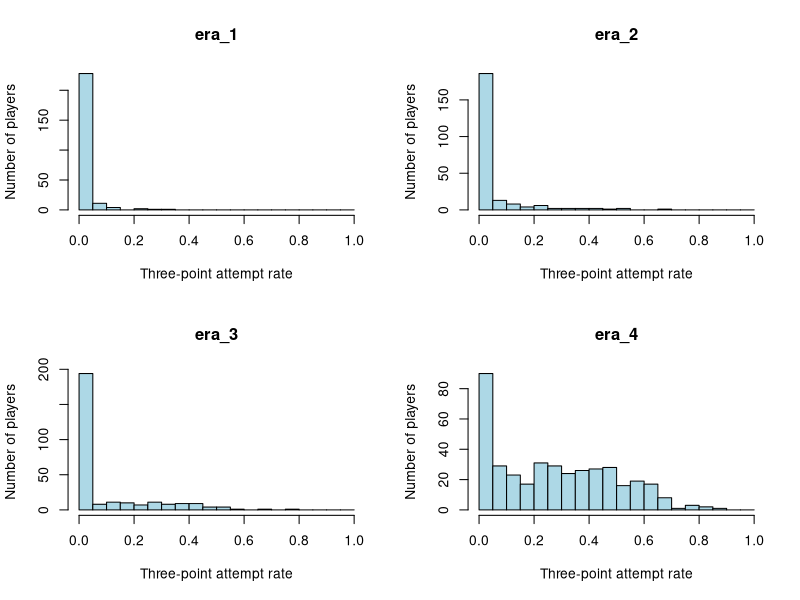

Here is the R script that generated this plot:
# Question 1: Compare big-man three-point attempt rates across eras

# Load the prepared player-level data
big_men_analysis = read.csv(
  "Data/big_men_analysis.csv",
  stringsAsFactors = FALSE
)

# Restore era as a categorical variable in chronological order
big_men_analysis$assigned_era = factor(
  big_men_analysis$assigned_era,
  levels = c("era_1", "era_2", "era_3", "era_4")
)

# Verify the imported data
dim(big_men_analysis)
table(big_men_analysis$assigned_era)
anyDuplicated(big_men_analysis$player_id)


# Separate player rates into four era groups
rates_by_era = split(
  big_men_analysis$three_point_attempt_rate,
  big_men_analysis$assigned_era
)

# Display four histograms in a 2-by-2 layout
old_par = par(mfrow = c(2, 2))

for (era_name in names(rates_by_era)) {
  hist(
    rates_by_era[[era_name]],
    breaks = seq(0, 1, by = 0.05),
    main = era_name,
    xlab = "Three-point attempt rate",
    ylab = "Number of players",
    col = "lightblue",
    xlim = c(0, 1)
  )
}

# Restore the previous plotting settings
par(old_par)


# Set the significance level
alpha = 0.05

# Formally test normality within each era
for (era_name in names(rates_by_era)) {
  cat("\nNormality test for", era_name, "\n")

  print(
    shapiro.test(rates_by_era[[era_name]])
  )
}


# Ordinary one-factor ANOVA
# Caution: normality was rejected in all four eras;
# equal population variances have not been established.

anova_model = aov(
  three_point_attempt_rate ~ assigned_era,
  data = big_men_analysis
)

# Display the ANOVA table
summary(anova_model)

# Mean three-point attempt rate in each era
sapply(rates_by_era, mean)

# Standard deviation within each era
sapply(rates_by_era, sd)


# Welch's ANOVA: allows unequal population variances
# Normality concerns and independence limitations still apply
welch_result = oneway.test(
  three_point_attempt_rate ~ assigned_era,
  data = big_men_analysis,
  var.equal = FALSE
)

welch_result


# Rank-based comparison across the four eras
# Does not require normality; independence is still required
kruskal_result = kruskal.test(
  three_point_attempt_rate ~ assigned_era,
  data = big_men_analysis
)

kruskal_result
